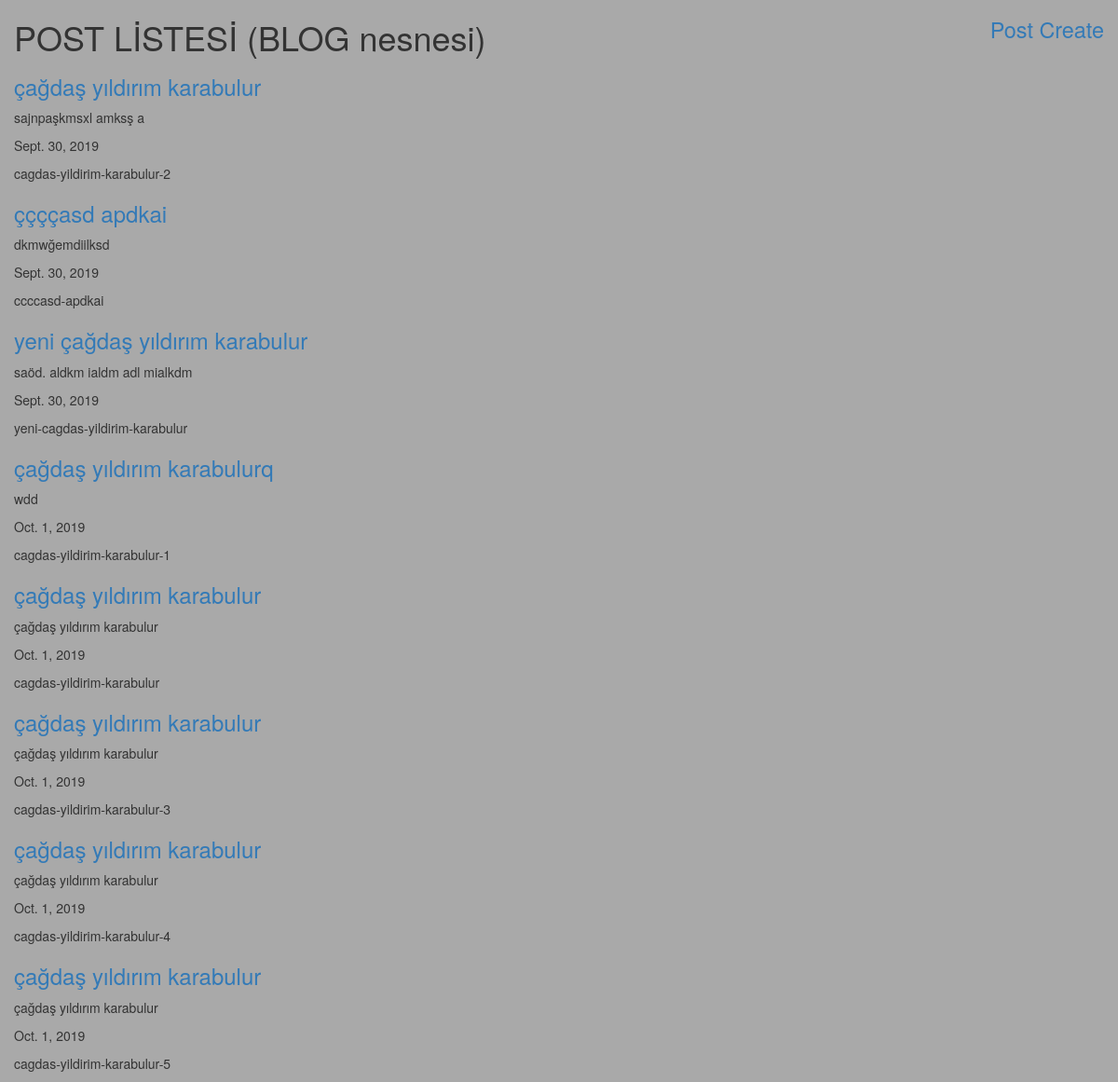
The page / on the database its author committed.
### blog/models.py (models this page shows, shortened)
class Blog(models.Model):
    title = models.CharField(max_length=100,blank=False,null=True,verbose_name='Başlık Giriniz.',help_text='Başlık Bilgisi Burada Girilir.')
    icerik = models.TextField(max_length=1000,blank=False,verbose_name='İçerik Giriniz.',null=True)
    slug = models.SlugField(null=True,unique=True,editable=False)
    kategoriler = models.ManyToManyField(to=Kategori, related_name='blog', null=True)
    created_date = models.DateField(auto_now_add=True,auto_now=False)
    class Meta:
        verbose_name_plural = 'Gönderiler'
        ordering = ['id']

### blog/views.py (the view)
# urls.py: url(r'^$', posts_list,name='post-list'),
def posts_list(request):
	postListesi = Blog.objects.all()
	gelenDeger = request.GET.get("id",None)
	if gelenDeger:
		postListesi = postListesi.filter(id=gelenDeger)
	context={'postListesi':postListesi}
	return render(request, 'post-list.html',context)

### blog/templates/post-list.html (shortened to what this page needs)
{% extends 'base.html' %}
{% load static %}
{% block icerik %}
    <h1>
    POST LİSTESİ (BLOG nesnesi)
    <small class="pull-right"><a href="{% url 'post-create' %}">Post Create</a></small>
    </h1>
    {% for post in postListesi %}
        <h3><a href="{% url 'post-detail' post.slug %}" <span>{{post.title}}</span></a></h3>
        <p>{{post.icerik}}</p>
        <p>{{post.created_date}}</p>
        <p>{{post.slug}}</p>
    {% empty %}
        {% include 'ornekInclude.html' %}
    {% endfor %}
{% endblock  %}

### blog/templates/base.html (shortened to what this page needs)
{% load static %}
<!DOCTYPE html>
<html lang="en">
	<head>
		<link rel="stylesheet" type="text/css" href="{% static "bootstrap/css/bootstrap-theme.min.css" %}" />
		<link rel="stylesheet" type="text/css" href="{% static "bootstrap/css/bootstrap.min.css" %}" />
		<link rel="stylesheet" type="text/css" href="{% static "base.css" %}" />
	</head>
	<body>
		<div class="container col-lg-12">
			{% block icerik %}
			{% endblock  %}
		</div>
	</body>
</html>

### static/base.css (style rules this page uses)
body { background-color: darkgray; }

### rows shown on the page
Blog: title "çağdaş yıldırım karabulur", icerik "sajnpaşkmsxl amksş a", created_date "Sept. 30, 2019", slug "cagdas-yildirim-karabulur-2"
Blog: title "ççççasd apdkai", icerik "dkmwğemdiilksd", created_date "Sept. 30, 2019", slug "ccccasd-apdkai"
Blog: title "yeni çağdaş yıldırım karabulur", icerik "saöd. aldkm ialdm adl mialkdm", created_date "Sept. 30, 2019", slug "yeni-cagdas-yildirim-karabulur"
Blog: title "çağdaş yıldırım karabulurq", icerik "wdd", created_date "Oct. 1, 2019", slug "cagdas-yildirim-karabulur-1"
Blog: title "çağdaş yıldırım karabulur", icerik "çağdaş yıldırım karabulur", created_date "Oct. 1, 2019", slug "cagdas-yildirim-karabulur"
Blog: title "çağdaş yıldırım karabulur", icerik "çağdaş yıldırım karabulur", created_date "Oct. 1, 2019", slug "cagdas-yildirim-karabulur-3"
Blog: title "çağdaş yıldırım karabulur", icerik "çağdaş yıldırım karabulur", created_date "Oct. 1, 2019", slug "cagdas-yildirim-karabulur-4"
Blog: title "çağdaş yıldırım karabulur", icerik "çağdaş yıldırım karabulur", created_date "Oct. 1, 2019", slug "cagdas-yildirim-karabulur-5"
